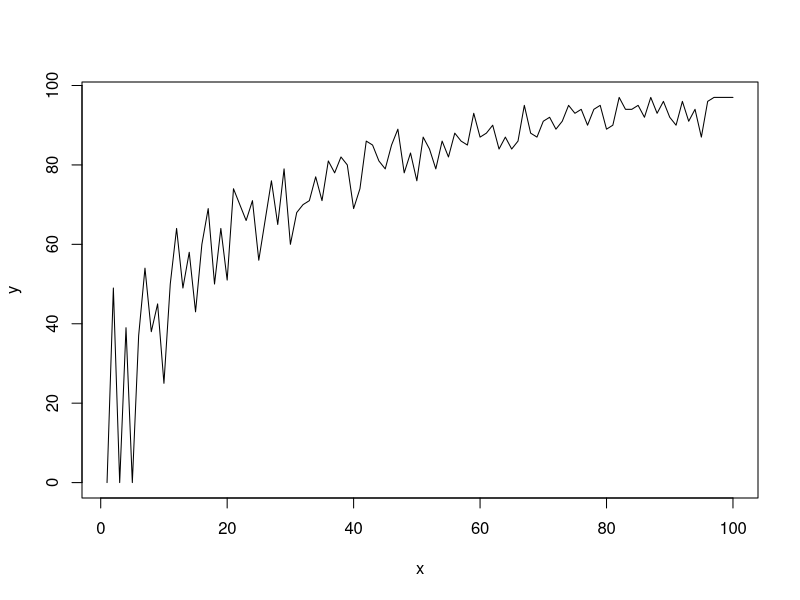

This figure's R source:

#' Exercise 2
#' Modify the program CoinTosses so that it tosses a coin n
#' times and records whether or not the propotion of heads is
#' within .1 of .5 (i.e. between .4 and .6)
#' This program repeats this experiment 100 times.
#' About how large must n be so that approximately 95 out of 100
#' times the proportion of heads is between .4 and .6?

N = 100       # maximum number of n
x = c(1:N)    # data for x axis
y = rep(0, N) # proportion of heads is between .4 and .6
for (n in 1:N) {
  count_p = 0
  for (i in 1:100) { # run 100 experiments
    count_head = 0
    for (j in 1:n) { # toss a coin n times
      if (runif(1) < 1/ 2) { # if a result is a head
        count_head = count_head + 1
      }
    }
    
    property = count_head / n
    if (0.4 < property && property < 0.6) {
      count_p = count_p + 1
    }
    
  }
  
  y[n] = count_p
  
}

plot(x, y, type='l')
